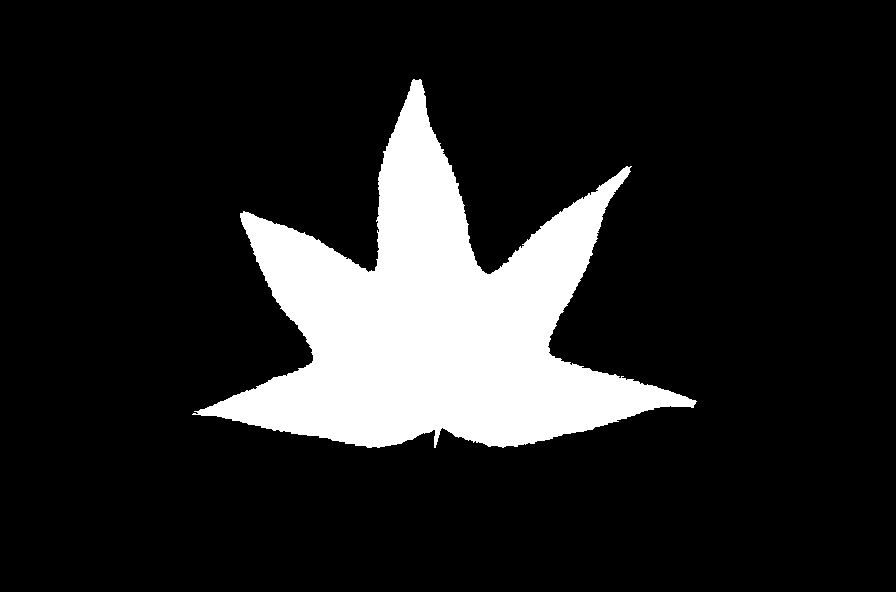
#> input picture A5/asn5-files/leaftraining/threshimage_0001.png, 896 x 592 px
$ python A5.py   (older library calls are emulated)
#> lines starting #> are read from the running program, lines starting #| are printed output that depends on the picture; after the words box and inside, x2 and y2 are one past the last pixel; in counts of white or black regions, pixels touching at a corner belong together
import numpy as np
# np.set_printoptions(threshold=np.nan)
import skimage.util as util
import skimage.io as io
import skimage.morphology as morph
import skimage.segmentation as seg
import cv2


# [10 lines of commented-out code are left out]
from sklearn.preprocessing import normalize

def normalize(v):
#    norm1 = x / np.linalg.norm(x)
#    norm2 = normalize(x[:, np.newaxis], axis=0).ravel()
#    return np.all(norm1 == norm2)
    return (v - min(v))/(max(v)-min(v))

def HoCS(B, min_scale, max_scale, increment, num_bins):
    '''
     Computes a histogram of curvature scale for the shape in the binary image B.
    Boundary fragments due to holes are ignored.
    :param B: A binary image consisting of a single foreground connected component.
    :param min_scale: smallest scale to consider (minimum 1)
    :param max_scale: largest scale to consider (max_scale > min_scale)
    :param increment:  increment on which to compute scales between min_scale and max_scale
    :param num_bins: number of bins for the histogram at each scale
    :return: 1D array of histograms concatenated together in order of increasing scale.
    '''

    #print(B)
    #outline = np.logical_and(B,morph.binary_erosion(B))  # Get the border pixels of the binary image
    outline = seg.find_boundaries(B, connectivity=2, mode='inner')
    #outlin = outline(B)
    #print("outline:", outline)
    # Save all the outline coordinates
    o_index = np.argwhere(outline == True)  # 2d array of two columns, row# and col# in each column
    #print(B[o_index[0][0]][o_index[0][1]])
    #print(o_index)
    # Create a 2d histogram to save of the histogram of curvature scales
    scales = int(((max_scale - min_scale) / increment) + 1)
    final_array = np.array([])
    #i = 0
    pd = 500
    B2 = np.pad(B,((pd,pd),(pd,pd)),'edge')

    # Loop through each scale
    for scale in range(min_scale, max_scale+1, increment):
        # print(o_index[:][0])
        hist_cur = np.zeros(len(o_index))
        disk = morph.disk(scale, dtype=bool)
        num_pix = np.count_nonzero(disk == 1)
        for pix in range(0, len(o_index)):
            # calculate how many 1 pixels in radius at o_index[pix][0],o_index[pix][1]
            # Calculate the normalized area integral invariant
            l = o_index[pix][0] - scale  # left
            r = o_index[pix][0] + scale  + 1# right
            u = o_index[pix][1] - scale  # above
            d = o_index[pix][1] + scale  + 1# below
            #print("l:", l, "r:", r, "u:", u, "d:", d)
            #print(disk)
            nbrhd = B2[l+pd:r+pd,u+pd:d+pd]  # neighboard about the outline pixel
            #print(nbrhd)
            overlap = np.logical_and(nbrhd, disk)  # fg pixels in the circle
            fg = np.count_nonzero(overlap == 1)
            kp = fg / (num_pix)  # normalized area integral invarient
            hist_cur[pix] = kp
            # [6 lines of commented-out code are left out]
        hist, other_stuff = np.histogram(hist_cur, bins=num_bins, range=(0.0,1.0))
    #    print(hist)
        #divide the histogram by the sum of all the bins
        final_array = np.concatenate([final_array,hist])
        #np.delete(final_array,0)
        #i += 1
    # reshape to a 1d array, this will be the concatted histograms
    return final_array / int(o_index.shape[0])

import skimage.io as io
import skimage.util as util
import matplotlib.pyplot as plt
#% matplotlib inline

B = util.img_as_bool(io.imread('leaftraining/threshimage_0001.png'))
#> B: shape (592, 896) bool; 14.3% white; 1 white region, box (x1, y1, x2, y2) and area: (192, 79, 697, 448) 75639
y = HoCS(B, 5, 25, 10, 10)
#> in HoCS, `outline = seg.find_boundaries(B, connectivity=2, mode='inner')`:
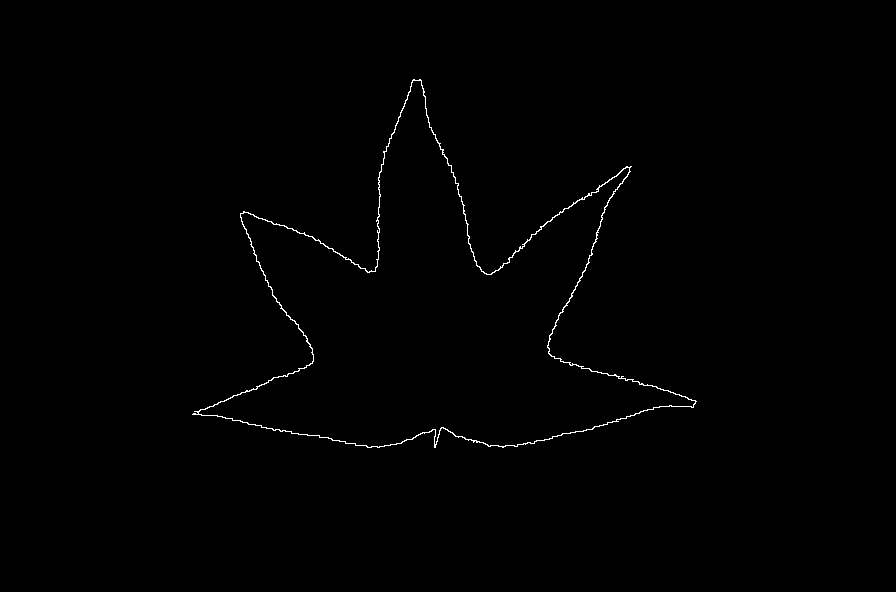
#> outline: shape (592, 896) bool; 0.5% white in thin lines or dots, all inside (x1, y1, x2, y2) = (192, 79, 697, 448)
#> in HoCS, `o_index = np.argwhere(outline == True)`: o_index = 2634 pairs, first value 79 to 447, second value 192 to 696
#> in HoCS, `B2 = np.pad(B,((pd,pd),(pd,pd)),'edge')`:
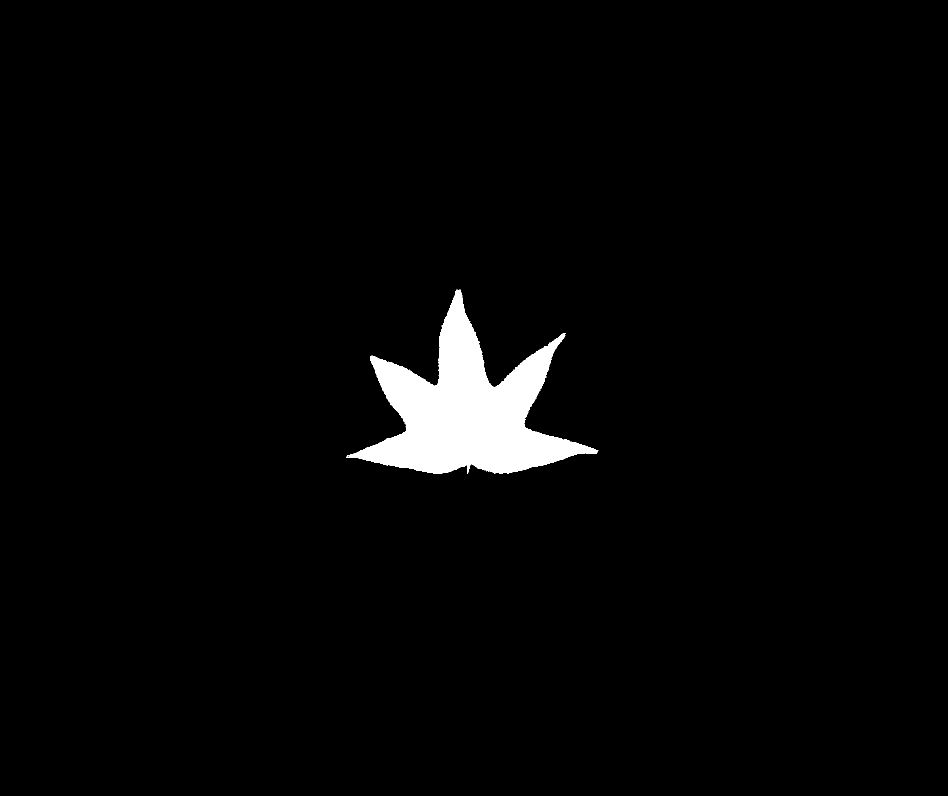
#> B2: shape (1592, 1896) bool (shown at 1/2 size); 2.5% white; 1 white region, box (x1, y1, x2, y2) and area: (692, 579, 1197, 948) 75639
#> the loop in HoCS, `for scale in range(min_scale, max_scale+1, increment):` made 3 passes
#> hist on passes 2 to 3: [5, 44, 86, 77, 463, 1805, 135, 19, 0, 0], [3, 107, 139, 137, 627, 1422, 158, 41, 0, 0]
#> final_array on pass 1: [0, 8, 13, 40, 351, 1173, 903, 138, 8, 0]
#> after the loop in HoCS, `for scale in range(min_scale, max_scale+1, increment):`:
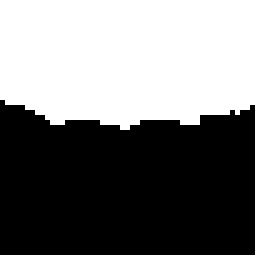
#> nbrhd: shape (51, 51) bool (shown 5 times larger); 46.3% white; 1 white region, box (x1, y1, x2, y2) and area: (0, 0, 51, 26) 1203
#> after the loop in HoCS, `for scale in range(min_scale, max_scale+1, increment):`: final_array = 30 values, max 1805 at index 15, min 0 at index 0, mean 263.4
#> y = 30 values, max 0.685 at index 15, min 0 at index 0, mean 0.1
x = range(0,len(y))
plt.bar(x,height=y)
plt.ylim(0,1.0)
#plt.show()

#A1S3
import glob
import os
import random

images = [os.path.basename(x) for x in glob.glob('leaftraining/*.png')]
images.sort()
length = len(images)
#> length = 3

min = 5
max = 25
inc = 8
bins = 5

hocs_feat = []
for i in range(0, length):
    B = util.img_as_bool(io.imread('leaftraining/' + images[i]))
    hocs = HoCS(B, min, max, inc, bins)
#> call 2 of HoCS, with min_scale = 5, max_scale = 25, increment = 8, num_bins = 5
#> the loop in HoCS (call 2), `for scale in range(min_scale, max_scale+1, increment):` made 3 passes
#> final_array on passes 1 to 2: [8, 53, 1524, 1041, 8], [8, 53, 1524, 1041, 8, 36, 143, 2286, 169, 0]
#> hist on pass 3: [85, 230, 2140, 179, 0]
#> after the loop in HoCS (call 2), `for scale in range(min_scale, max_scale+1, increment):`:
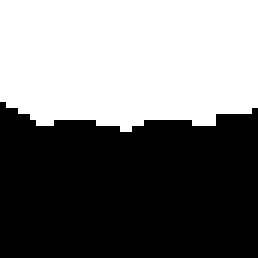
#> nbrhd: shape (43, 43) bool (shown 6 times larger); 46.5% white; 1 white region, box (x1, y1, x2, y2) and area: (0, 0, 43, 22) 860
#> hocs = [0.00304, 0.0201, 0.579, 0.395, 0.00304, 0.0137, 0.0543, 0.868, 0.0642, 0, 0.0323, 0.0873, 0.812, 0.068, 0]
    hocs_feat.append(hocs)
#> pass 2 of the loop `for i in range(0, length):`:
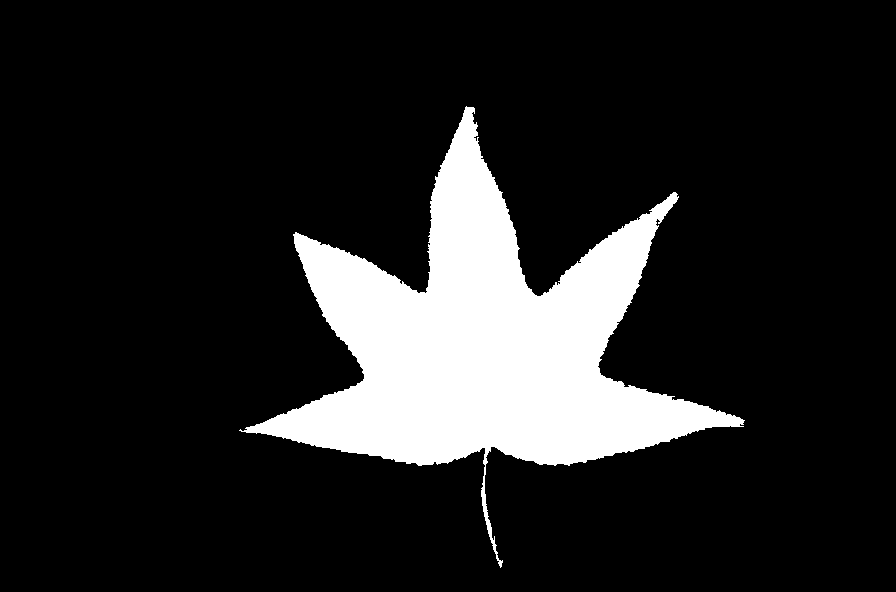
#> input picture A5/asn5-files/leaftraining/threshimage_0002.png, 896 x 592 px
#> outline: shape (592, 896) bool; 0.56% white in thin lines or dots, all inside (x1, y1, x2, y2) = (239, 106, 745, 568)
#> o_index = 2961 pairs, first value 106 to 567, second value 239 to 744
#> in HoCS (call 3), `B2 = np.pad(B,((pd,pd),(pd,pd)),'edge')`:
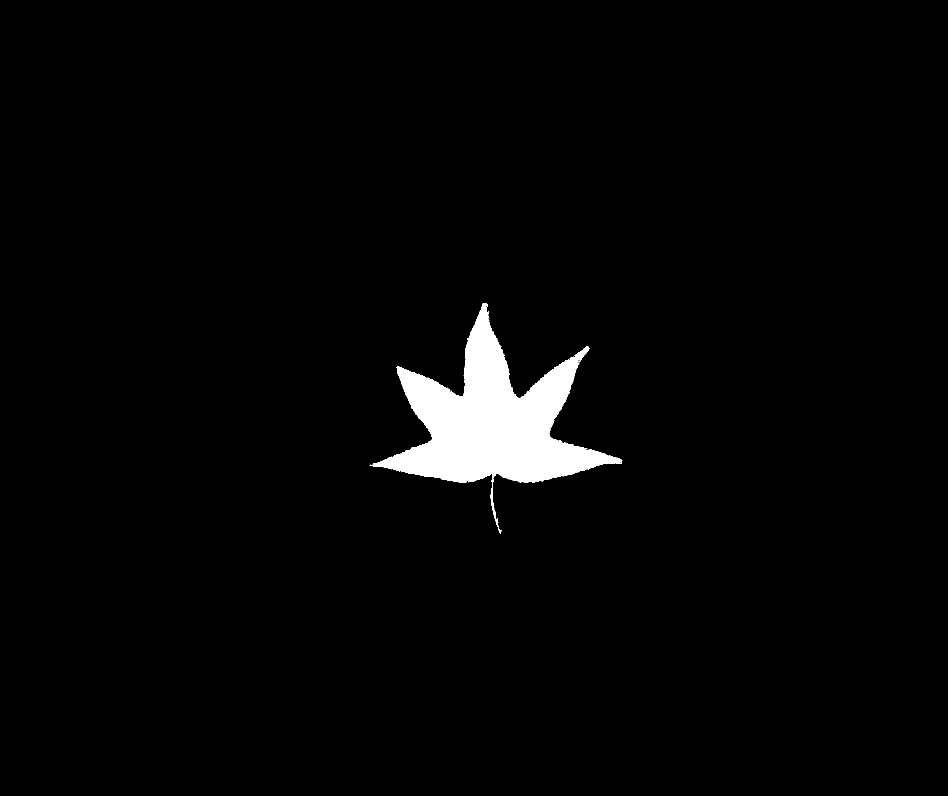
#> B2: shape (1592, 1896) bool (shown at 1/2 size); 2.5% white; 1 white region, box (x1, y1, x2, y2) and area: (739, 606, 1245, 1068) 74180
#> the loop in HoCS (call 3), `for scale in range(min_scale, max_scale+1, increment):` made 3 passes
#> final_array on passes 1 to 2: [6, 206, 1619, 1094, 36], [6, 206, 1619, 1094, 36, 254, 188, 2273, 246, 0]
#> after the loop in HoCS (call 3), `for scale in range(min_scale, max_scale+1, increment):`:
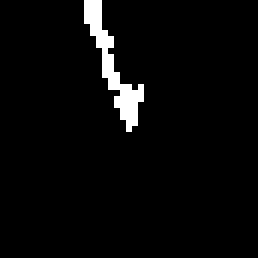
#> nbrhd: shape (43, 43) bool (shown 6 times larger); 3.4% white in thin lines or dots, all inside (x1, y1, x2, y2) = (14, 0, 24, 22)
#> hocs = [0.00203, 0.0696, 0.547, 0.369, 0.0122, 0.0858, 0.0635, 0.768, 0.0831, 0, 0.115, 0.0824, 0.735, 0.0675, 0]
#> pass 3 of the loop `for i in range(0, length):`:
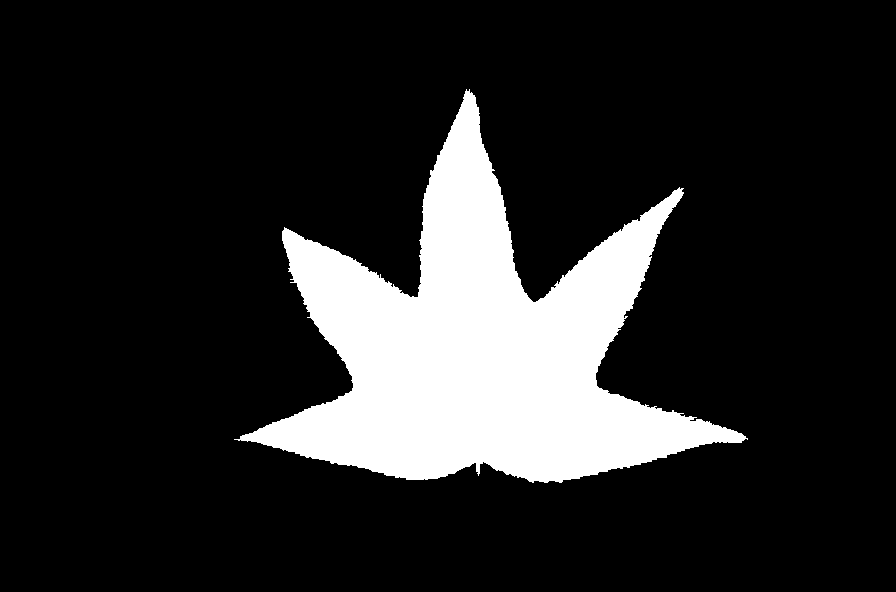
#> input picture A5/asn5-files/leaftraining/threshimage_0005.png, 896 x 592 px
#> outline: shape (592, 896) bool; 0.53% white in thin lines or dots, all inside (x1, y1, x2, y2) = (234, 89, 748, 483)
#> o_index = 2803 pairs, first value 89 to 482, second value 234 to 747
#> in HoCS (call 4), `B2 = np.pad(B,((pd,pd),(pd,pd)),'edge')`:
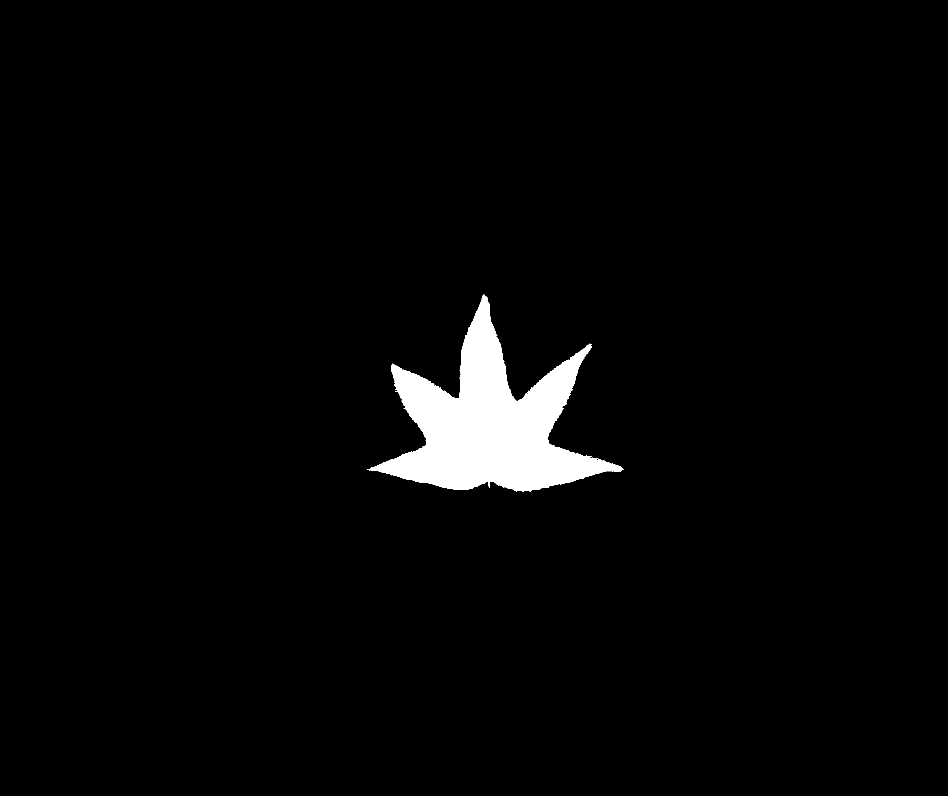
#> B2: shape (1592, 1896) bool (shown at 1/2 size); 2.7% white; 1 white region, box (x1, y1, x2, y2) and area: (734, 589, 1248, 983) 81815
#> the loop in HoCS (call 4), `for scale in range(min_scale, max_scale+1, increment):` made 3 passes
#> final_array on passes 1 to 2: [8, 84, 1519, 1167, 25], [8, 84, 1519, 1167, 25, 23, 145, 2418, 217, 0]
#> after the loop in HoCS (call 4), `for scale in range(min_scale, max_scale+1, increment):`:
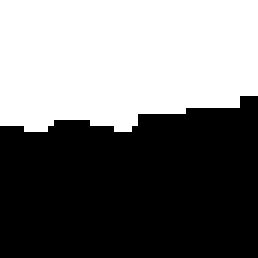
#> nbrhd: shape (43, 43) bool (shown 6 times larger); 45.8% white; 1 white region, box (x1, y1, x2, y2) and area: (0, 0, 43, 22) 846
#> hocs = [0.00285, 0.03, 0.542, 0.416, 0.00892, 0.00821, 0.0517, 0.863, 0.0774, 0, 0.0232, 0.0796, 0.832, 0.0649, 0]
hocs_feat = np.asarray(hocs_feat)

labels = np.zeros(length)
#> labels = [0, 0, 0]
clazz = 1
for i in range(0,length):
    if (i==10):
        clazz = 2
    elif (i==20):
        clazz = 3
    labels[i] = clazz
#> after the loop, labels = [1, 1, 1]

#A1S4
import sklearn.neighbors as neighbors
neighbs = 3
knn = neighbors.KNeighborsClassifier(n_neighbors=neighbs)
knn.fit(hocs_feat, labels)

#A1S5
images = [os.path.basename(x) for x in glob.glob('leaftesting/*.png')]
length = len(images)
#> length = 0

hocs_feat = []
for i in range(0, length):
    B = util.img_as_bool(io.imread('leaftesting/' + images[i]))
    hocs = HoCS(B, min, max, inc, bins)
    hocs_feat.append(hocs)
hocs_feat = np.asarray(hocs_feat)

#> (the run stopped early here; a loop or call above may not have finished)
